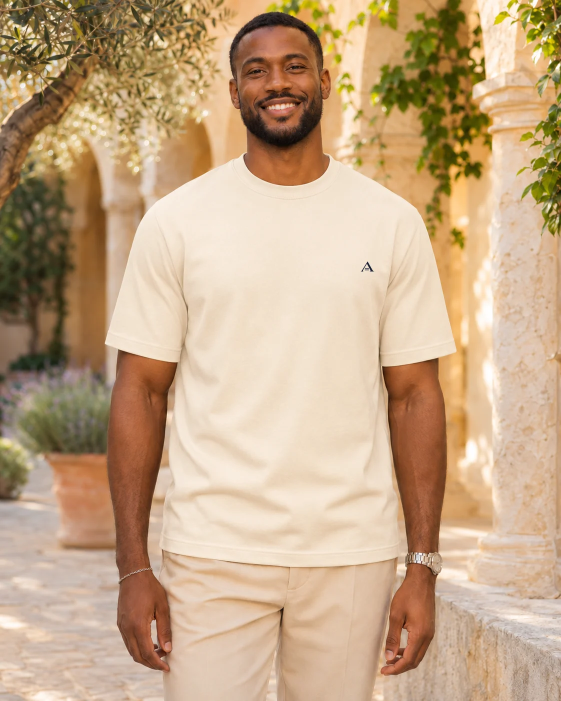
#> input picture algebra/site/assets/photos/big-bang-wf-unisex-ivory-front.webp, 1122 x 1402 px, given in place of maquette-women-black-front.png, which was not available (shown at 1/2 size)
$ python maquettes.py ../site/assets/photos/big-bang-wf-unisex-ivory-front.webp
#> lines starting #> are read from the running program, lines starting #| are printed output that depends on the picture
"""Flat product mock-ups from the owner's pack (design/refs/maquettes, ALGEBRA_MAQUETTES_PRODUITS_WEBP, 07.11.2026):
real drawings and the official A, no model. They replace the old flat 'stage' images (front | back) of every
motif / cut / colour, and the unisex card packshots.
  python3 scripts/maquettes.py <motif ...> [--cards]
"""
import sys
from pathlib import Path
from PIL import Image

ROOT = Path(__file__).resolve().parent.parent
SRC = ROOT.parent.parent / "_maq" / "WEBP"
OUT = ROOT / "site" / "assets" / "photos"
COL = {"black": "black", "navy": "deep-navy", "ivory": "ivory", "olive": "olive"}


def save(im, name, small=False):
    im.save(OUT / f"{name}.jpg", quality=88, optimize=True, progressive=True)
    im.save(OUT / f"{name}.webp", quality=86)
    im.save(OUT / f"{name}.avif", quality=60)
    if small:
        im.resize((400, 500), Image.LANCZOS).save(OUT / f"{name}-400.webp", quality=84)


for g in [a for a in sys.argv[1:] if not a.startswith("--")]:
    for cut in ["women", "women-straight"]:  # owner 07.11.2026: unisex keeps its own mock-ups
        for c, cc in COL.items():
            f = Image.open(SRC.parent / "fronts_fixed" / f"maquette-{cut}-{c}-front.png").convert("RGB").resize((800, 1000), Image.LANCZOS)  # official A at the unisex size
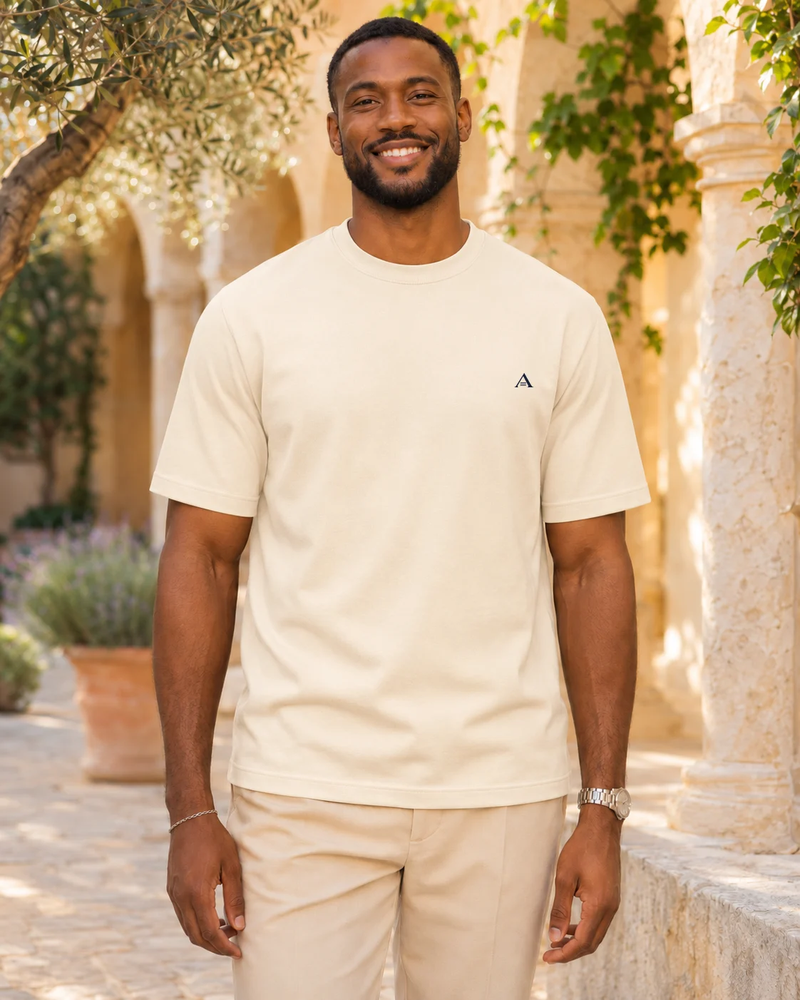
#> f: PIL image 800x1000 RGB; mean R, G, B 196.8, 167.7, 135.1
            b = Image.open(SRC / "DOS_MOTIFS" / g / cut / f"{g}-{cut}-{c}-back.webp").convert("RGB").resize((800, 1000), Image.LANCZOS)
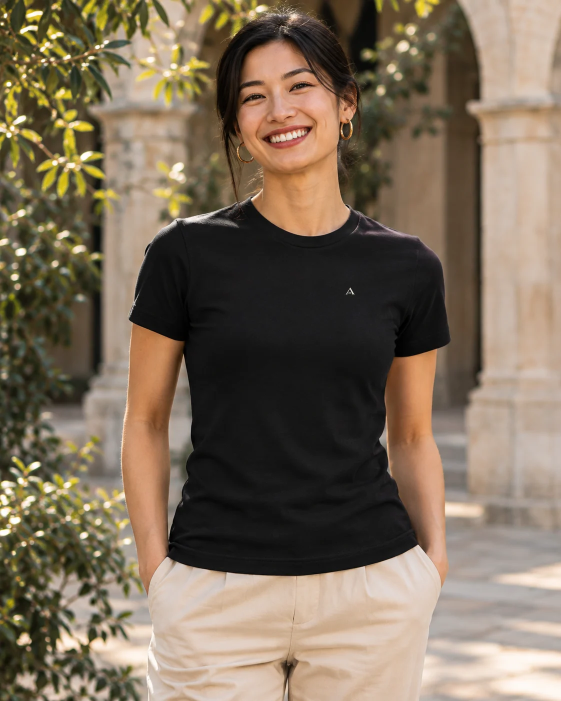
#> input picture algebra/site/assets/photos/big-bang-wf-women-black-front.webp, 1122 x 1402 px, given in place of big-bang-wf-unisex-ivory-front.webp-women-black-back.webp, which was not available (shown at 1/2 size)
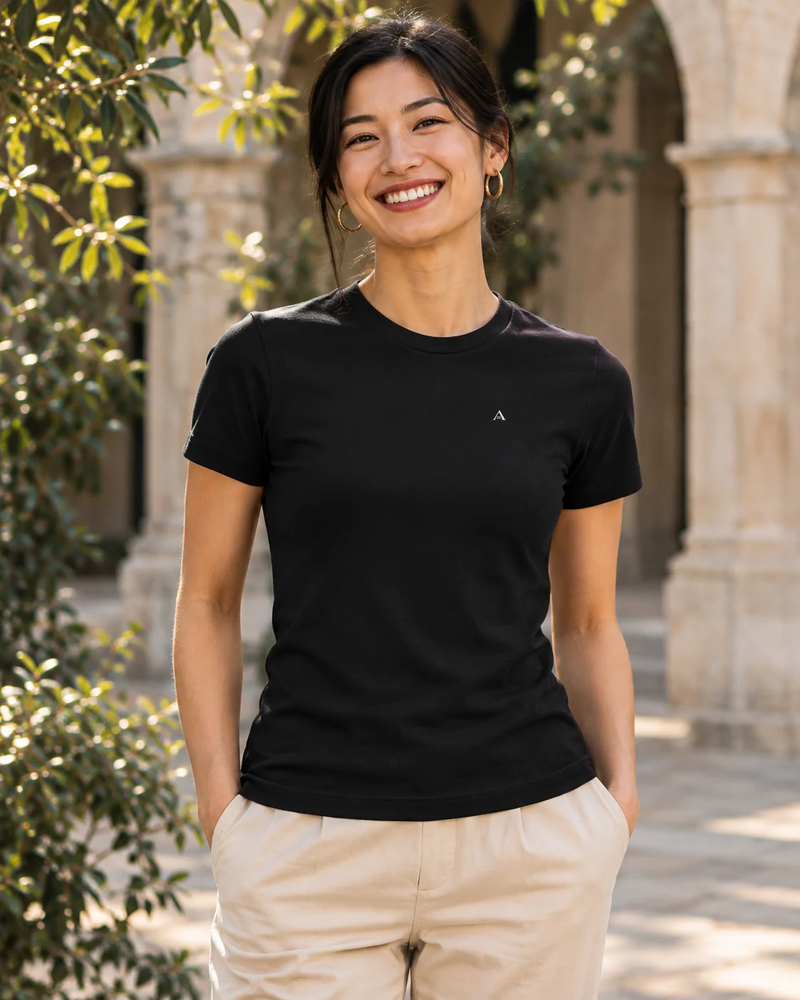
#> b: PIL image 800x1000 RGB; mean R, G, B 124.7, 109.2, 90.3
            st = Image.new("RGB", (1600, 1000)); st.paste(f, (0, 0)); st.paste(b, (800, 0))
#> after `st = Image.new('RGB', (1600, 1000))`: st: PIL image 1600x1000 RGB; every value is 0
#> after `st.paste(f, (0, 0))`:
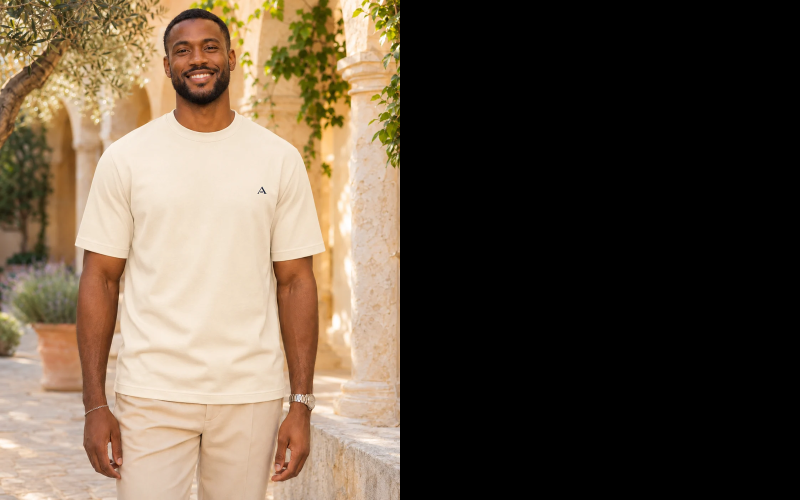
#> st: PIL image 1600x1000 RGB (shown at 1/2 size); mean R, G, B 98.4, 83.9, 67.6
#> after `st.paste(b, (800, 0))`:
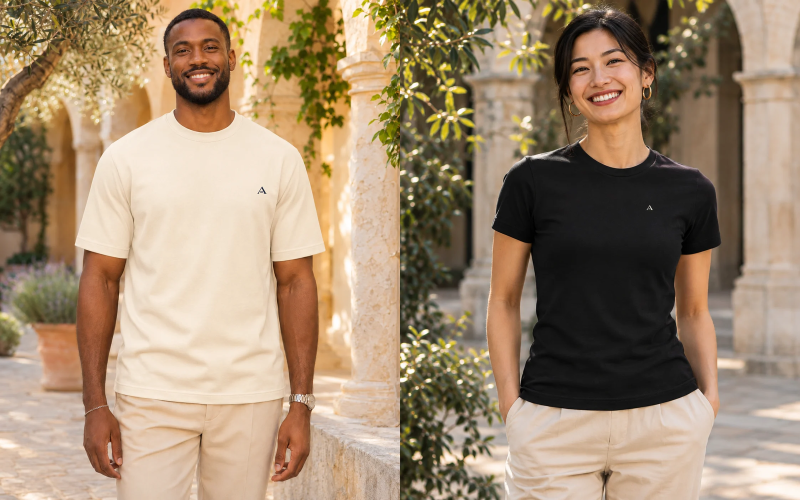
#> st: PIL image 1600x1000 RGB (shown at 1/2 size); mean R, G, B 160.8, 138.5, 112.7
            save(st, f"{g}-{cc}-stage" if cut == "unisex" else f"{g}-{cut}-{cc}-stage")
#> (the run stopped early here; a loop or call above may not have finished)
